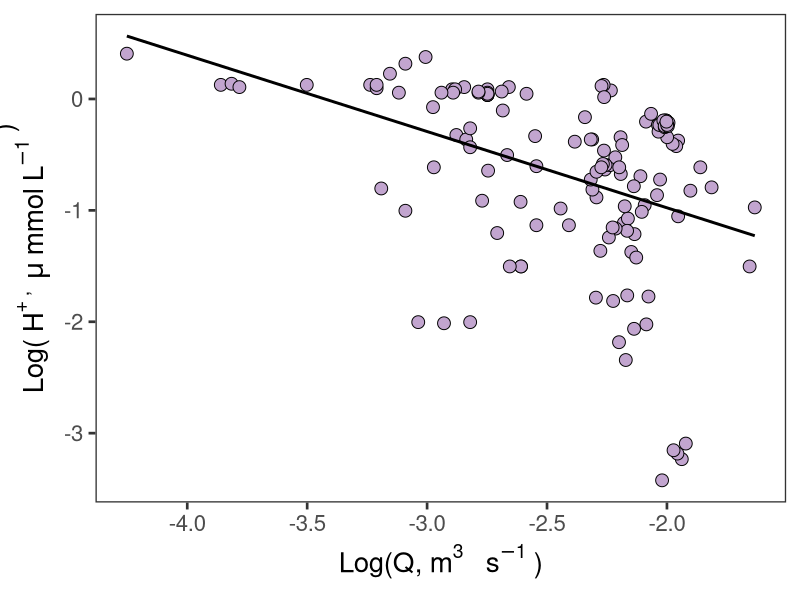
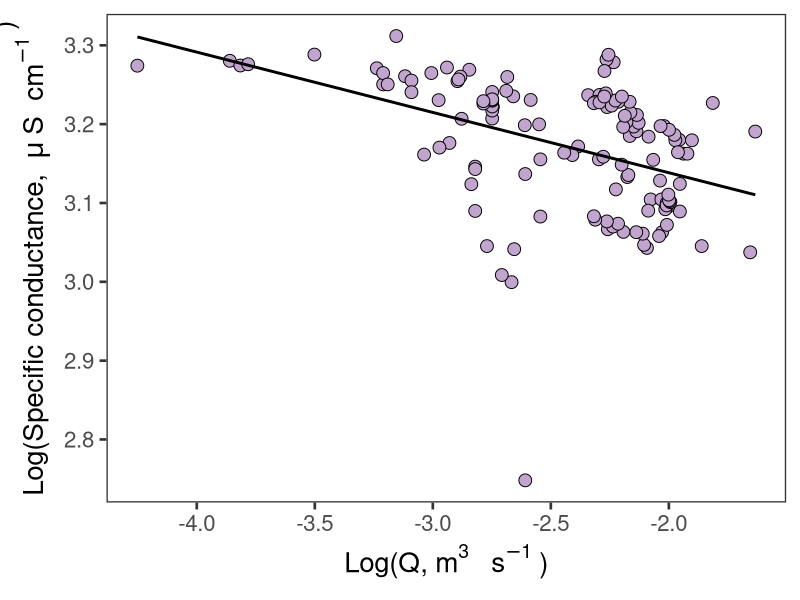
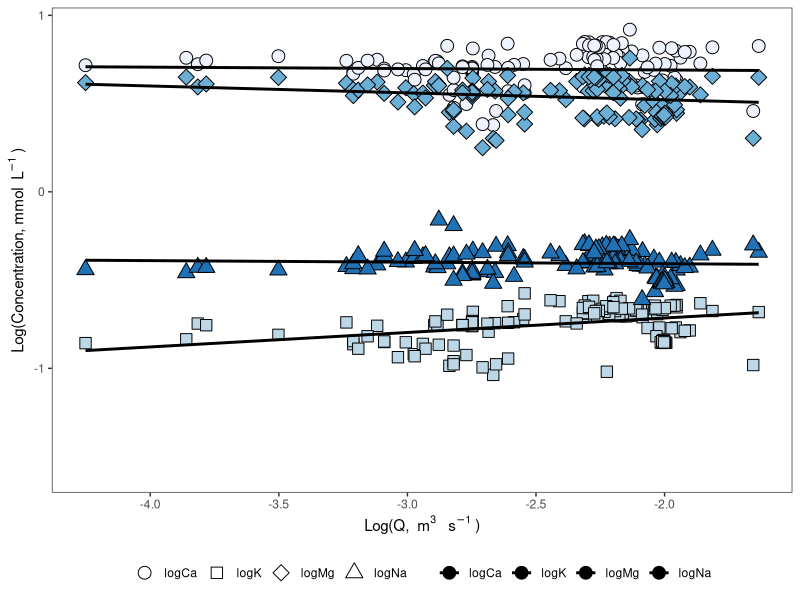
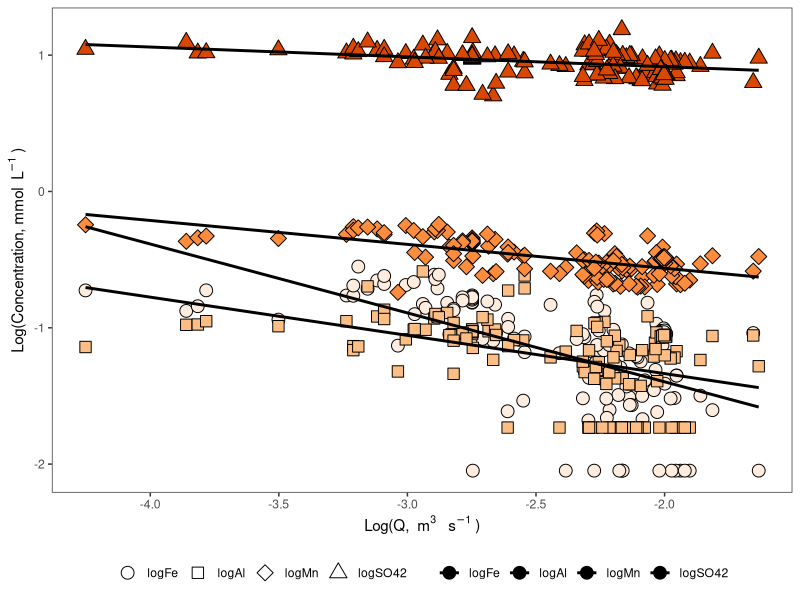
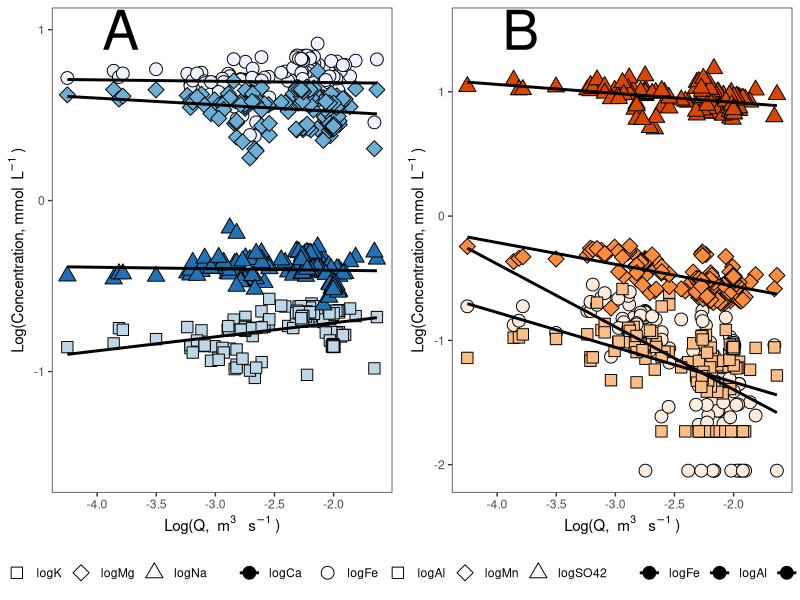
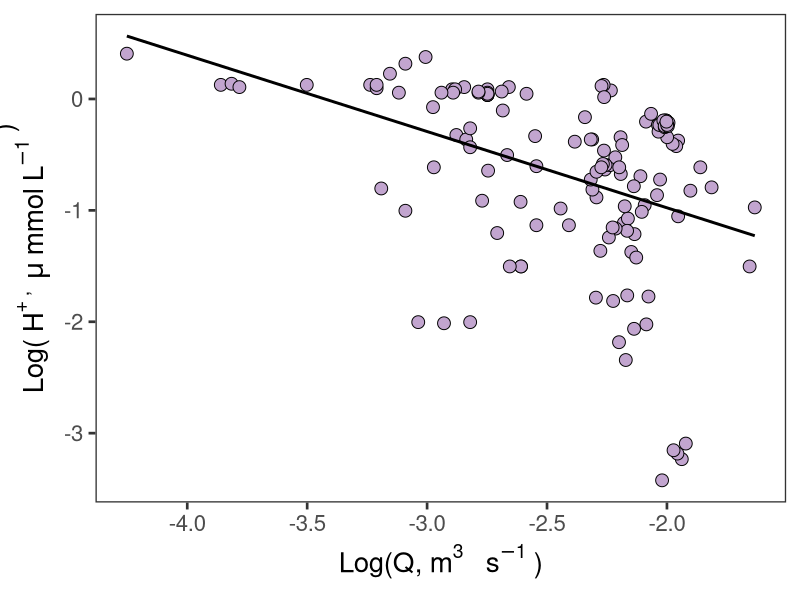
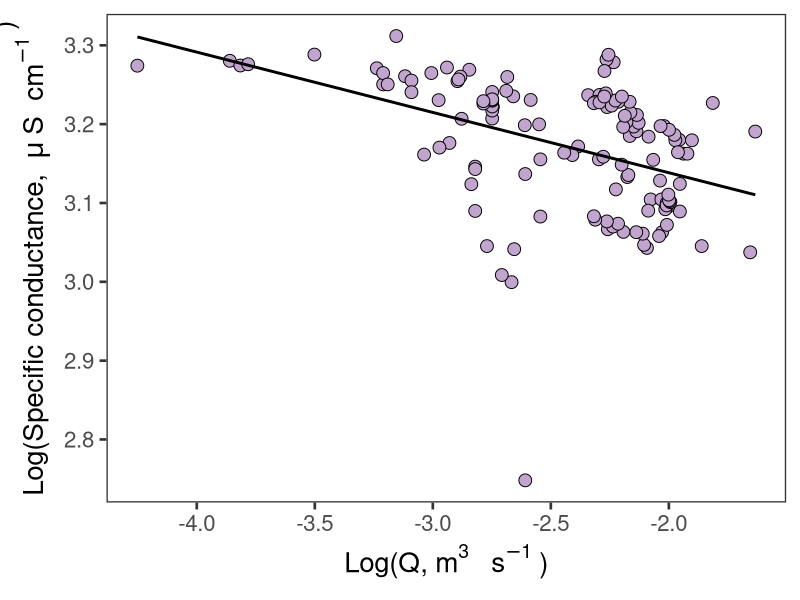
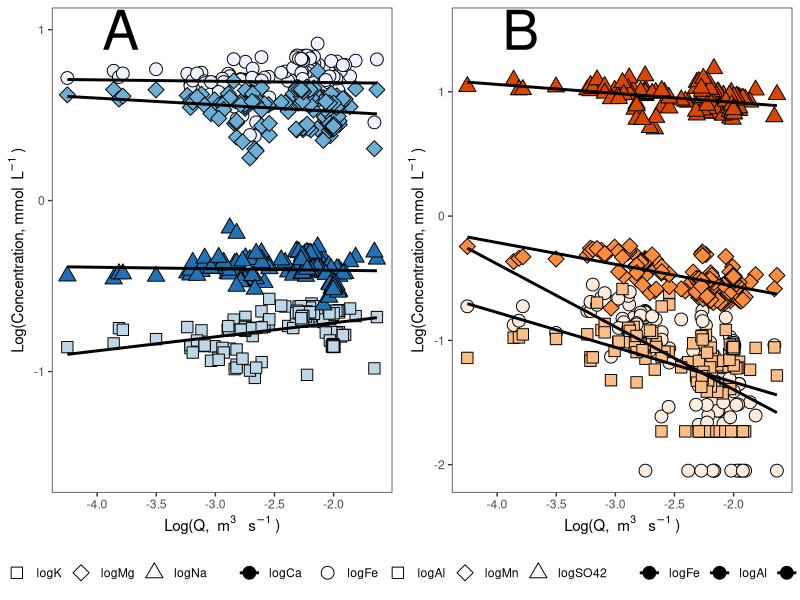

The R script that drew these images, in order:
# Rename columns to be R friendly

newname<-c("sample_name","date_and_time","Q_m3s","Al_mgL","Ca_mgL","Fe_mgL","K_mgL","Mg_mgL","Mn_mgL","Na_mgL","SO42_mgL","pH","EC")
CQ<-read.csv(file="CQ.csv",header=TRUE)
colnames(CQ)<-newname

#Transform mg/L to mmol/L

CQ$Al_mmolL<-(CQ$Al_mgL/26.982)
CQ$Ca_mmolL<-(CQ$Ca_mgL/40.08)
CQ$Fe_mmolL<-(CQ$Fe_mgL/55.845)
CQ$K_mmolL<-(CQ$K_mgL/39.099)
CQ$Mg_mmolL<-(CQ$Mg_mgL/24.305)
CQ$Mn_mmolL<-(CQ$Mn_mgL/54.938)
CQ$Na_mmolL<-(CQ$Na_mgL/22.99)
CQ$SO42_mmolL<-(CQ$SO42_mgL/96.06)

#Transform pH to H+ mg/L

CQ$H_mgL<-(10^(-1*CQ$pH))

#H mg/L to mu/L
CQ$H_umolL<-((1000/1.008)*CQ$H_mgL)

#Take the log of everything

CQ$logQ<-(log10(CQ$Q_m3s))
CQ$logAl<-(log10(CQ$Al_mmolL))
CQ$logCa<-(log10(CQ$Ca_mmolL))
CQ$logFe<-(log10(CQ$Fe_mmolL))
CQ$logK<-(log10(CQ$K_mmolL))
CQ$logMg<-(log10(CQ$Mg_mmolL))
CQ$logMn<-(log10(CQ$Mn_mmolL))
CQ$logNa<-(log10(CQ$Na_mmolL))
CQ$logSO42<-(log10(CQ$SO42_mmolL))
CQ$logH<-(log10(CQ$H_umolL))
CQ$logEC<-(log10(CQ$EC))

#H+ plot
library(ggplot2)
pal="#c2a5cf"
shape1=21
CQH<-ggplot(CQ, aes(logQ,logH))+
  geom_point(colour="black",size=4, fill=pal, pch=shape1)+
  theme_bw(base_size=20)+
  theme(panel.grid.major = element_blank(), panel.grid.minor = element_blank())+
  guides(fill=guide_legend(title="Depth (cm)"))+
  xlab("\nLog(Q,"~m^3~" "~s^-1~")")+
  ylab("Log("~H^+~", "~mu~"mmol"~L^-1~")\n")+
  geom_smooth(method=lm,colour="black",se=FALSE)
#Call the graph
CQH
pHregression<-lm(logH~logQ,data=CQ)
pHregression
summary(pHregression)

#save to pdf
pdf("CQH.pdf",height=6,width=8)
CQH
dev.off()

#EC plot
library(ggplot2)
pal="#c2a5cf"
shape1=21
CQEC<-ggplot(CQ, aes(logQ,logEC))+
  geom_point(colour="black",size=4, fill=pal, pch=shape1)+
  theme_bw(base_size=20)+
  theme(panel.grid.major = element_blank(), panel.grid.minor = element_blank())+
  guides(fill=guide_legend(title="Depth (cm)"))+
  xlab("\nLog(Q,"~m^3~" "~s^-1~")")+
  ylab("Log(Specific conductance, "~mu~"S "~cm^-1~")\n")+
  geom_smooth(method=lm,colour="black",se=FALSE)
#Call the graph
CQEC

ECregression<-lm(logEC~logQ,data=CQ)
ECregression
summary(ECregression)

#save to pdf
pdf("CQEC.pdf",height=6,width=8)
CQEC
dev.off()

#Reshape the data for basecation CQ plot
CQvarsforbasemelt<-c("logQ","logCa","logK","logMg","logNa")
CQforbasemelt<-CQ[CQvarsforbasemelt]
library(reshape2)
longbaseCQ<-melt(CQforbasemelt,id.vars=c("logQ"),variable.name="ion",value.name="concentration")

#All base cations plot
#Add in lines and why is the legend not working?
library(ggplot2)
pal<-c("#eff3ff","#bdd7e7","#6baed6","#2171b5")
shape1<-c(21,22,23,24)
CQbasecat<-ggplot(longbaseCQ, aes(x=logQ,y=concentration,fill=as.factor(ion),shape=as.factor(ion)))+
  geom_point(colour="black",size=4)+
  scale_shape_manual(values=shape1)+    
  scale_fill_manual(values=pal)+
  geom_smooth(method=lm,colour="black",se=FALSE)+
  theme_bw()+
  theme(panel.grid.major = element_blank(), panel.grid.minor = element_blank())+
  theme(legend.position="bottom")+
  theme(legend.title=element_blank())+
  guides(fill=guide_legend(title=NULL))+
  xlab("\nLog(Q, "~m^3~" "~s^-1~")")+
  ylab("Log(Concentration, mmol "~L^-1~")")

#Call the graph
CQbasecat
Caregression<-lm(logCa~logQ,data=CQ)
Caregression
summary(Caregression)

Mgregression<-lm(logMg~logQ,data=CQ)
Mgregression
summary(Mgregression)

Naregression<-lm(logNa~logQ,data=CQ)
Naregression
summary(Naregression)

Kregression<-lm(logK~logQ,data=CQ)
Kregression
summary(Kregression)

#Reshape the data for AMD CQ plot
CQvarsforamdmelt<-c("logQ","logFe","logAl","logMn","logSO42")
CQforamdmelt<-CQ[CQvarsforamdmelt]
library(reshape2)
longamdCQ<-melt(CQforamdmelt,id.vars=c("logQ"),variable.name="ion",value.name="concentration")

#Plot amd derived CQ (Fe, Mn, Al, SO42-)
#All CQ ions plot
#Add in lines and why is the legend not working?
library(ggplot2)
pal<-c("#feedde","#fdbe85","#fd8d3c","#d94701")
shape1<-c(21,22,23,24)
CQAMD<-ggplot(longamdCQ, aes(x=logQ,y=concentration,fill=as.factor(ion), shape=as.factor(ion)))+
  geom_point(colour="black",size=4)+
  scale_shape_manual(values=shape1)+    
  scale_fill_manual(values=pal)+
  geom_smooth(method=lm,colour="black",se=FALSE)+
  theme_bw()+
  theme(panel.grid.major = element_blank(), panel.grid.minor = element_blank())+
  theme(legend.position="bottom")+
  theme(legend.title=element_blank())+
  guides(fill=guide_legend(title=NULL))+
  xlab("\nLog(Q, "~m^3~" "~s^-1~")")+
  ylab("Log(Concentration, mmol "~L^-1~")")
  

#Call the graph
CQAMD

Feregression<-lm(logFe~logQ,data=CQ)
Feregression
summary(Feregression)

Mnregression<-lm(logMn~logQ,data=CQ)
Mnregression
summary(Mnregression)

Alregression<-lm(logAl~logQ,data=CQ)
Alregression
summary(Alregression)

#Put CQ plots in one figure
library(gridExtra)
CQbasecat.1<-CQbasecat+annotate("text",x=-3.8,y=1,label="A",size=14)
CQAMD.1<-CQAMD+annotate("text",x=-3.8,y=1.5,label="B",size=14)

grid.arrange(arrangeGrob(CQbasecat.1,CQAMD.1, ncol=2, widths=c(1,1)))

#Save to PDF
pdf("CQgraphs.pdf",height=10,width=10)
grid.arrange(arrangeGrob(CQbasecat.1,CQAMD.1, ncol=2, widths=c(1,1)))
dev.off()
